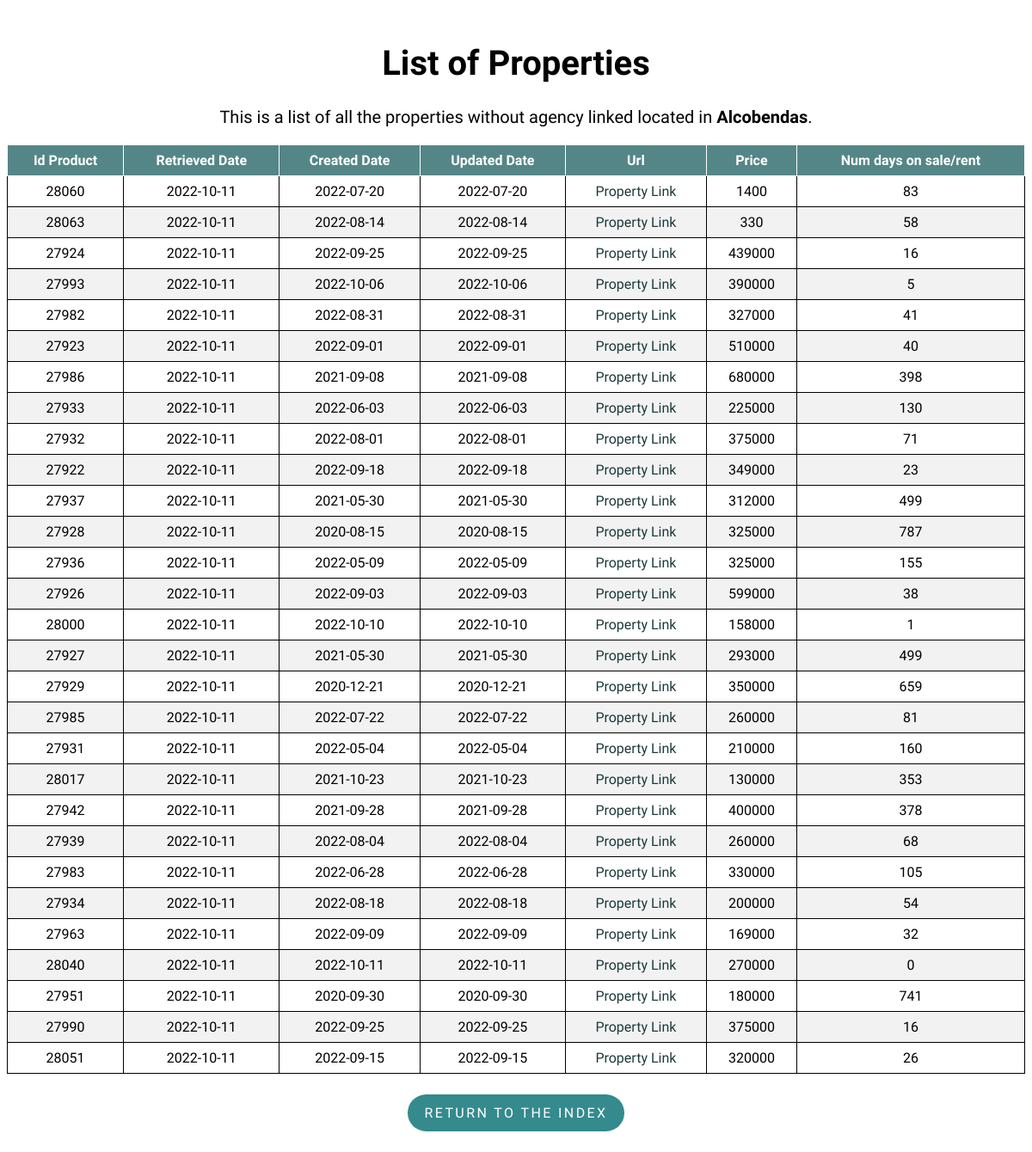
Page /property/Alcobendas on the committed database.
### flask-app/read_db.py (models this page shows)
class Property(db.Model):
    __tablename__ = 'properties'
    id_product = db.Column(db.Integer, primary_key=True)
    retrieved_date = db.Column(db.Date)
    created_date = db.Column(db.Date)
    url = db.Column(db.Text)
    mobile = db.Column(db.Integer)
    agency = db.Column(db.Text)
    real_estate_id = db.Column(db.Integer)
    price = db.Column(db.Integer)
    type_id = db.Column(db.Integer)
    trans_type_id = db.Column(db.Integer)
    location = db.Column(db.Text)
    num_days = db.Column(db.Integer)
    updated_date = db.Column(db.Date)

### flask-app/read_db.py (the view)
@app.route('/property/<location>', methods=['GET', 'POST'])
def property(location):
    properties = Property.query.filter_by(
        type_id=1, location=location).order_by(Property.url).distinct()
    return render_template('list.html', properties=properties, location=location)

### flask-app/templates/list.html (shortened to what this page needs)
<!DOCTYPE html>
<html lang="en">
<head>
    <link rel="stylesheet" type="text/css" href="{{ url_for('static', filename='styles/style.css') }}">
    <link rel="stylesheet" type="text/css" href="{{ url_for('static', filename='styles/tablesort.css') }}">
</head>
<body>
    <h1 class="list_header" style="font-size:40px;">List of Properties</h1>
    <p class="list_header" style="margin-top: 25px;font-size:20px;">This is a list of all the properties without agency linked located in
        <strong>{{ location }}</strong>.
    </p>
    <table class="table table-sortable">
        <thead>
            <tr>
                <th>Id Product</th>
                <th>Retrieved Date</th>
                <th>Created Date</th>
                <th>Updated Date</th>
                <th>Url</th>
                <th>Price</th>
                <th>Num days on sale/rent</th>
            </tr>
        </thead>
        <tbody>
            {% for property in properties %}
            <tr>
                <td>{{ property.id_product }}</td>
                <td>{{ property.retrieved_date }}</td>
                <td>{{ property.created_date }}</td>
                <td>{{ property.updated_date }}</td>
                <td>
                    <a class="property_link" href={{ property.url }}>Property Link</a>
                </td>
                <td><a>{{ property.price }}</a></td>
                <td>{{ property.num_days }}</td>
            </tr>
            {% endfor %}
        </tbody>
    </table>
    <div class = "btn_container">
        <p class="return_btn"><a class = "btn_link" href="{{ url_for('index') }}">Return to the index</a></p>
    </div>
</body>
</html>

### flask-app/static/styles/style.css (style rules this page uses)
body { font-family: 'Muli','Open Sans','Open Sans-fallback',sans-serif; }
table, th, td { border: 1px solid; }
table { width: 100%; border-collapse: collapse; }
th, td { text-align: center; padding: 8px; }
tr:nth-child(even) { background-color: #f2f2f2 }
th { background-color: rgb(84, 134, 135); color: white; }
.index_header, .list_header { margin-top: 50px; text-align: center; }
a.property_link { text-decoration: none; }
a.property_link:link, a.property_link:visited { color: rgb(28, 58, 58); }
.return_btn { display: inline-block; padding: .75rem 1.25rem; border-radius: 10rem; text-transform: uppercase; font-size: 1rem; letter-spacing: .15rem; transition: all .3s; position: relative; overflow: hidden; z-index: 1; background-color: rgb(52, 138, 140); }
.btn_link { text-decoration: none; color: #fff; }
.btn_container { margin-top: 8px; display: flex; justify-content: center; align-items: center; }

### flask-app/static/styles/tablesort.css (style rules this page uses)
.table-sortable th { cursor: pointer; }

### rows in the picture
Property: id_product "28060", retrieved_date "2022-10-11", created_date "2022-07-20", updated_date "2022-07-20", price "1400", num_days "83"
Property: id_product "28063", retrieved_date "2022-10-11", created_date "2022-08-14", updated_date "2022-08-14", price "330", num_days "58"
Property: id_product "27924", retrieved_date "2022-10-11", created_date "2022-09-25", updated_date "2022-09-25", price "439000", num_days "16"
Property: id_product "27993", retrieved_date "2022-10-11", created_date "2022-10-06", updated_date "2022-10-06", price "390000", num_days "5"
Property: id_product "27982", retrieved_date "2022-10-11", created_date "2022-08-31", updated_date "2022-08-31", price "327000", num_days "41"
Property: id_product "27923", retrieved_date "2022-10-11", created_date "2022-09-01", updated_date "2022-09-01", price "510000", num_days "40"
Property: id_product "27986", retrieved_date "2022-10-11", created_date "2021-09-08", updated_date "2021-09-08", price "680000", num_days "398"
Property: id_product "27933", retrieved_date "2022-10-11", created_date "2022-06-03", updated_date "2022-06-03", price "225000", num_days "130"
Property: id_product "27932", retrieved_date "2022-10-11", created_date "2022-08-01", updated_date "2022-08-01", price "375000", num_days "71"
Property: id_product "27922", retrieved_date "2022-10-11", created_date "2022-09-18", updated_date "2022-09-18", price "349000", num_days "23"
Property: id_product "27937", retrieved_date "2022-10-11", created_date "2021-05-30", updated_date "2021-05-30", price "312000", num_days "499"
Property: id_product "27928", retrieved_date "2022-10-11", created_date "2020-08-15", updated_date "2020-08-15", price "325000", num_days "787"
Property: id_product "27936", retrieved_date "2022-10-11", created_date "2022-05-09", updated_date "2022-05-09", price "325000", num_days "155"
Property: id_product "27926", retrieved_date "2022-10-11", created_date "2022-09-03", updated_date "2022-09-03", price "599000", num_days "38"
Property: id_product "28000", retrieved_date "2022-10-11", created_date "2022-10-10", updated_date "2022-10-10", price "158000", num_days "1"
Property: id_product "27927", retrieved_date "2022-10-11", created_date "2021-05-30", updated_date "2021-05-30", price "293000", num_days "499"
Property: id_product "27929", retrieved_date "2022-10-11", created_date "2020-12-21", updated_date "2020-12-21", price "350000", num_days "659"
Property: id_product "27985", retrieved_date "2022-10-11", created_date "2022-07-22", updated_date "2022-07-22", price "260000", num_days "81"
Property: id_product "27931", retrieved_date "2022-10-11", created_date "2022-05-04", updated_date "2022-05-04", price "210000", num_days "160"
Property: id_product "28017", retrieved_date "2022-10-11", created_date "2021-10-23", updated_date "2021-10-23", price "130000", num_days "353"
Property: id_product "27942", retrieved_date "2022-10-11", created_date "2021-09-28", updated_date "2021-09-28", price "400000", num_days "378"
Property: id_product "27939", retrieved_date "2022-10-11", created_date "2022-08-04", updated_date "2022-08-04", price "260000", num_days "68"
Property: id_product "27983", retrieved_date "2022-10-11", created_date "2022-06-28", updated_date "2022-06-28", price "330000", num_days "105"
Property: id_product "27934", retrieved_date "2022-10-11", created_date "2022-08-18", updated_date "2022-08-18", price "200000", num_days "54"
Property: id_product "27963", retrieved_date "2022-10-11", created_date "2022-09-09", updated_date "2022-09-09", price "169000", num_days "32"
Property: id_product "28040", retrieved_date "2022-10-11", created_date "2022-10-11", updated_date "2022-10-11", price "270000", num_days "0"
Property: id_product "27951", retrieved_date "2022-10-11", created_date "2020-09-30", updated_date "2020-09-30", price "180000", num_days "741"
Property: id_product "27990", retrieved_date "2022-10-11", created_date "2022-09-25", updated_date "2022-09-25", price "375000", num_days "16"
Property: id_product "28051", retrieved_date "2022-10-11", created_date "2022-09-15", updated_date "2022-09-15", price "320000", num_days "26"

### other values in the picture
{{ location }} "Alcobendas"
